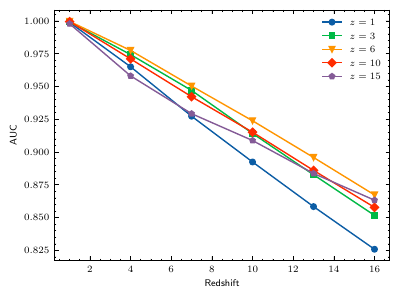

This chart was generated by the following Python code:
import numpy as np
import matplotlib.pyplot as plt

auc = np.load('model_auc_z.npy')
x = np.array([1, 4, 7, 10, 13, 16])
marker = ['o', 's', 'v', 'D', 'p']
markersize = 4
with plt.style.context(['science', 'nature', #'retro'
                       ]):
    fig = plt.figure(figsize=(4,3), dpi=150)
    for i, (z, m) in enumerate(zip([1,3,6,10,15], marker)):
        plt.plot(x, auc[i, :], marker=m,
                 label=rf'$z={z}$', markersize=markersize)
    plt.xlabel('Redshift')
    plt.ylabel('AUC')
    plt.legend()
    plt.xticks([2, 4, 6, 8,10,12,14,16, ])
    plt.tight_layout();
plt.savefig('model_auc_z.pdf', bbox_inches='tight', dpi=300) 
# fig.savefig('model_auc_z.pdf')